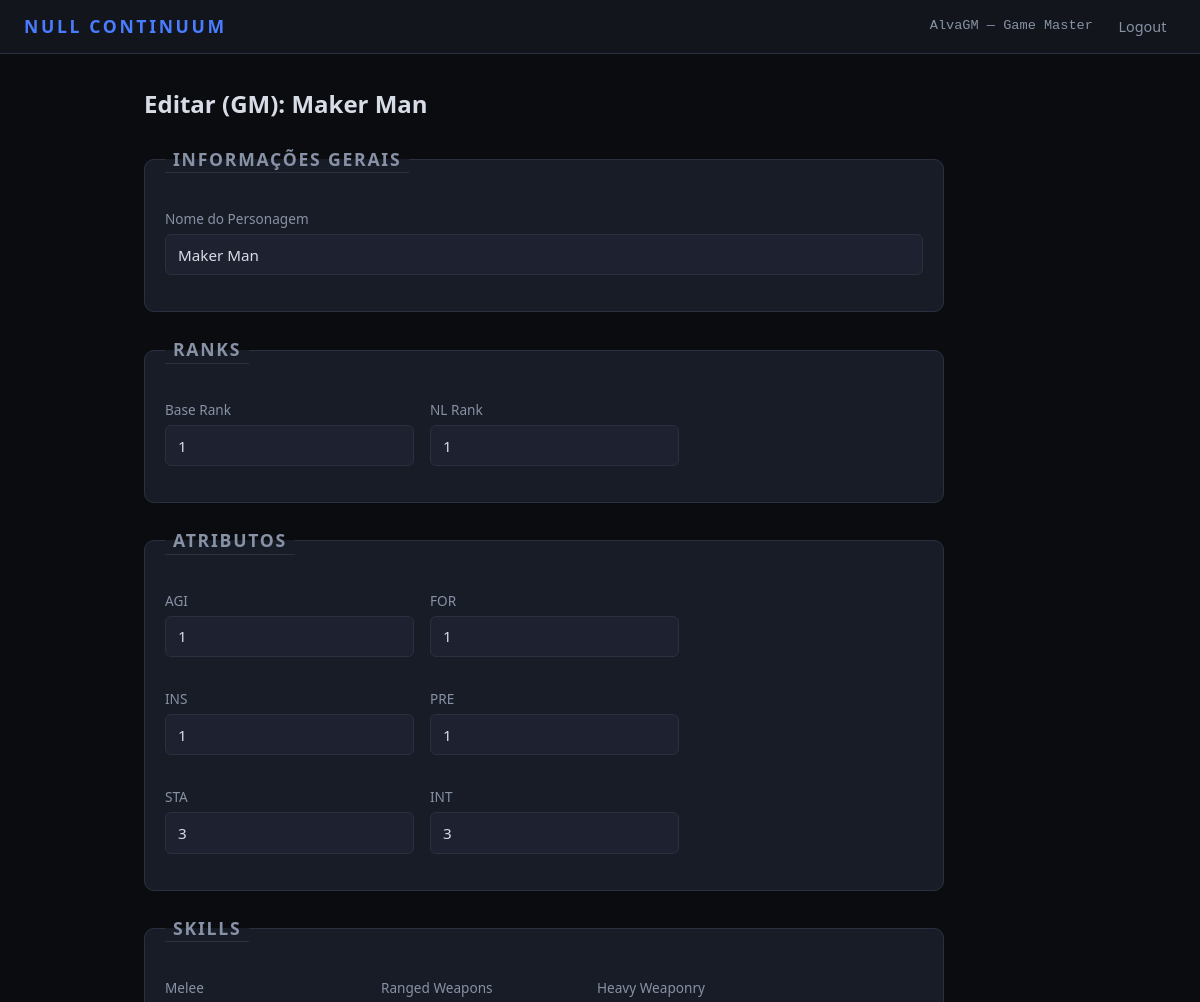
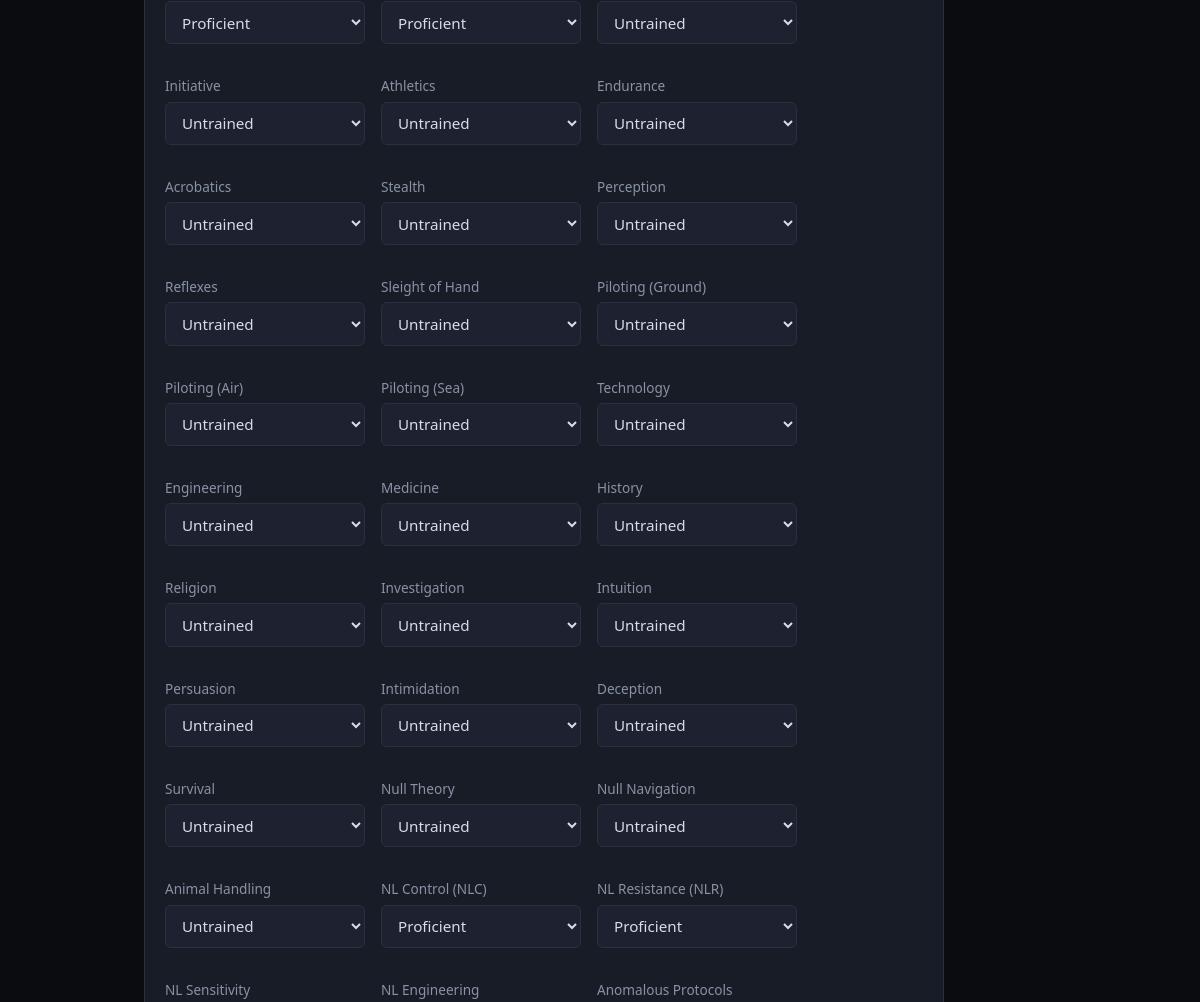
The app's page /personagens/20/editar/ (signed in, upper part), older data (2 pictures, top to bottom).
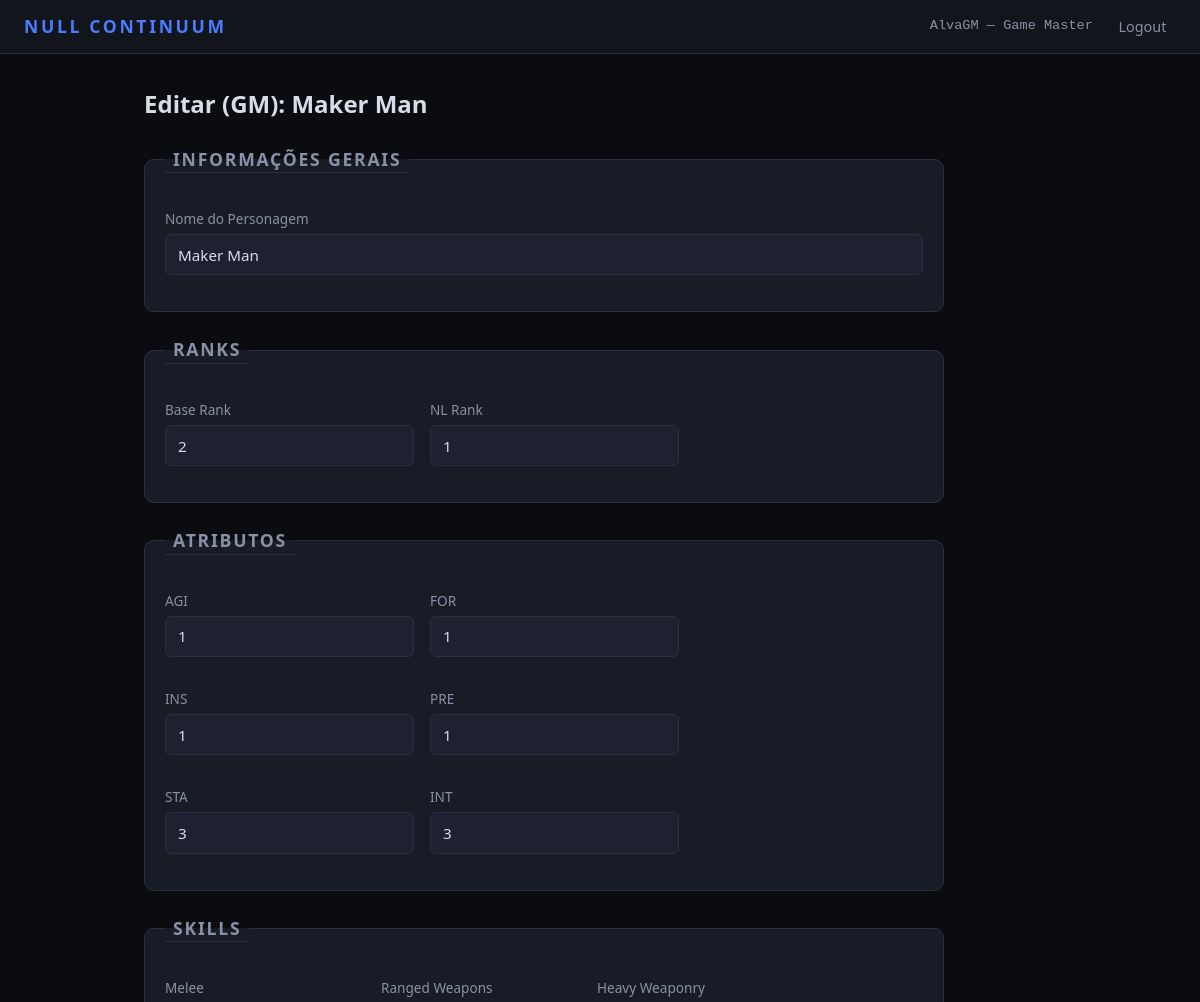
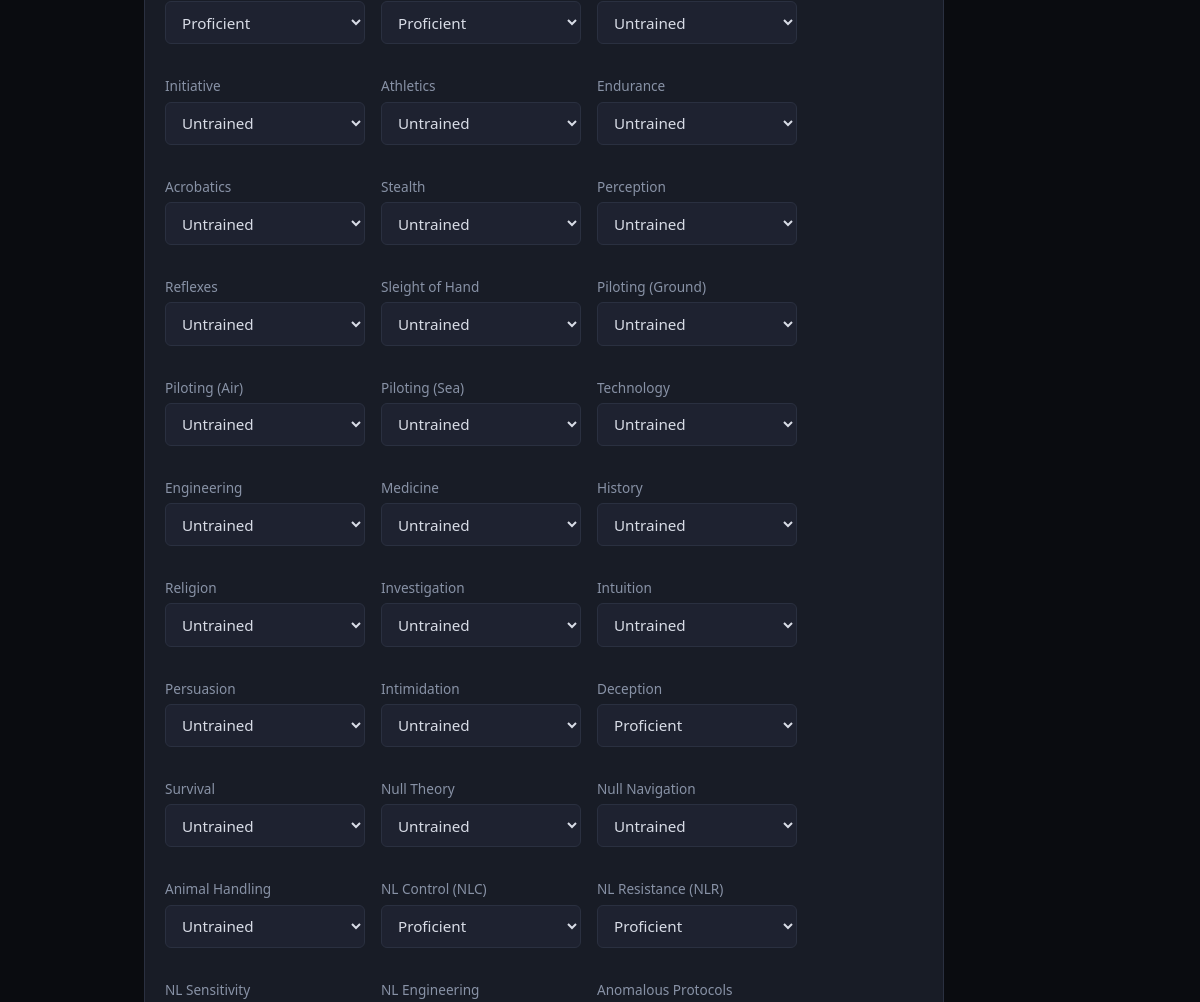
The same page, newer data (2 pictures, top to bottom).
### CharSheet/models.py (models this page shows, shortened)
class Character(models.Model):
    player = models.ForeignKey(
        settings.AUTH_USER_MODEL,
        on_delete=models.CASCADE,
        related_name='characters',
    )
    name = models.CharField('Nome do Personagem', max_length=120)
    background = models.CharField(
        'Background', max_length=20,
        choices=BACKGROUND_CHOICES, default='OTHER',
    )
    background_custom = models.CharField(
        'Background (custom)', max_length=120, blank=True,
        help_text='Preencha se escolheu "Outro".',
    )
    base_rank = models.PositiveIntegerField(
        'Base Rank', default=1,
        validators=[MinValueValidator(1), MaxValueValidator(15)],
    )
    nl_rank = models.PositiveIntegerField(
        'NL Rank', default=0,
        validators=[MinValueValidator(0), MaxValueValidator(15)],
    )
    agility = models.PositiveIntegerField(
        'Agility (AGI)', default=1,
        validators=[MinValueValidator(1), MaxValueValidator(5)],
    )
    fortitude = models.PositiveIntegerField(
        'Fortitude (FOR)', default=1,
        validators=[MinValueValidator(1), MaxValueValidator(5)],
    )
    insight = models.PositiveIntegerField(
        'Insight (INS)', default=1,
        validators=[MinValueValidator(1), MaxValueValidator(5)],
    )
    presence = models.PositiveIntegerField(
        'Presence (PRE)', default=1,
        validators=[MinValueValidator(1), MaxValueValidator(5)],
    )
    stability = models.PositiveIntegerField(
        'Stability (STA)', default=1,
        validators=[MinValueValidator(1), MaxValueValidator(5)],
    )
    intent = models.PositiveIntegerField(
        'Intent (INT)', default=1,
        validators=[MinValueValidator(1), MaxValueValidator(5)],
    )
    continuity_constant = models.CharField(
        'Continuity Constant', max_length=4,
        choices=CC_CHOICES, blank=True, default='',
    )
    abstraction_frame = models.CharField(
        'Abstraction Frame', max_length=10,
        choices=FRAME_CHOICES, blank=True, default='',
    )
    current_hp = models.IntegerField('HP Atual', default=0)
    current_strain = models.IntegerField('Strain Atual', default=0)
    temp_hp = models.IntegerField('HP Temporário', default=0)
    current_ap = models.IntegerField('AP Atual', default=3)
    armor_bonus = models.IntegerField('Bônus de Armadura', default=0)
    shield_bonus = models.IntegerField('Bônus de Escudo', default=0)
    current_load = models.IntegerField('Carga Atual', default=0)
    level_up_available = models.BooleanField('Level Up Disponível', default=False)
    skill_melee = models.CharField('Melee', max_length=1, choices=SKILL_RANK_CHOICES, default='U')
    skill_ranged_weapons = models.CharField('Ranged Weapons', max_length=1, choices=SKILL_RANK_CHOICES, default='U')
    skill_heavy_weaponry = models.CharField('Heavy Weaponry', max_length=1, choices=SKILL_RANK_CHOICES, default='U')
    skill_initiative = models.CharField('Initiative', max_length=1, choices=SKILL_RANK_CHOICES, default='U')
    skill_athletics = models.CharField('Athletics', max_length=1, choices=SKILL_RANK_CHOICES, default='U')
    skill_endurance = models.CharField('Endurance', max_length=1, choices=SKILL_RANK_CHOICES, default='U')
    skill_acrobatics = models.CharField('Acrobatics', max_length=1, choices=SKILL_RANK_CHOICES, default='U')
    skill_stealth = models.CharField('Stealth', max_length=1, choices=SKILL_RANK_CHOICES, default='U')
    skill_perception = models.CharField('Perception', max_length=1, choices=SKILL_RANK_CHOICES, default='U')
    skill_reflexes = models.CharField('Reflexes', max_length=1, choices=SKILL_RANK_CHOICES, default='U')
    skill_sleight_of_hand = models.CharField('Sleight of Hand', max_length=1, choices=SKILL_RANK_CHOICES, default='U')
    skill_piloting_ground = models.CharField('Piloting (Ground)', max_length=1, choices=SKILL_RANK_CHOICES, default='U')
    skill_piloting_air = models.CharField('Piloting (Air)', max_length=1, choices=SKILL_RANK_CHOICES, default='U')
    skill_piloting_sea = models.CharField('Piloting (Sea)', max_length=1, choices=SKILL_RANK_CHOICES, default='U')
    skill_technology = models.CharField('Technology', max_length=1, choices=SKILL_RANK_CHOICES, default='U')
    skill_engineering = models.CharField('Engineering', max_length=1, choices=SKILL_RANK_CHOICES, default='U')
    skill_medicine = models.CharField('Medicine', max_length=1, choices=SKILL_RANK_CHOICES, default='U')
    skill_history = models.CharField('History', max_length=1, choices=SKILL_RANK_CHOICES, default='U')
    skill_religion = models.CharField('Religion', max_length=1, choices=SKILL_RANK_CHOICES, default='U')
    skill_investigation = models.CharField('Investigation', max_length=1, choices=SKILL_RANK_CHOICES, default='U')
    skill_intuition = models.CharField('Intuition', max_length=1, choices=SKILL_RANK_CHOICES, default='U')
    skill_persuasion = models.CharField('Persuasion', max_length=1, choices=SKILL_RANK_CHOICES, default='U')
    skill_intimidation = models.CharField('Intimidation', max_length=1, choices=SKILL_RANK_CHOICES, default='U')
    skill_deception = models.CharField('Deception', max_length=1, choices=SKILL_RANK_CHOICES, default='U')
    skill_survival = models.CharField('Survival', max_length=1, choices=SKILL_RANK_CHOICES, default='U')
    skill_null_theory = models.CharField('Null Theory', max_length=1, choices=SKILL_RANK_CHOICES, default='U')
    skill_null_navigation = models.CharField('Null Navigation', max_length=1, choices=SKILL_RANK_CHOICES, default='U')
    skill_animal_handling = models.CharField('Animal Handling', max_length=1, choices=SKILL_RANK_CHOICES, default='U')
    skill_nlc = models.CharField('NL Control (NLC)', max_length=1, choices=SKILL_RANK_CHOICES, default='U')
    skill_nlr = models.CharField('NL Resistance (NLR)', max_length=1, choices=SKILL_RANK_CHOICES, default='U')
    skill_nl_sensitivity = models.CharField('NL Sensitivity', max_length=1, choices=SKILL_RANK_CHOICES, default='U')
    skill_nl_engineering = models.CharField('NL Engineering', max_length=1, choices=SKILL_RANK_CHOICES, default='U')
    skill_anomalous_protocols = models.CharField('Anomalous Protocols', max_length=1, choices=SKILL_RANK_CHOICES, default='U')
    skill_continuity_analysis = models.CharField('Continuity Analysis', max_length=1, choices=SKILL_RANK_CHOICES, default='U')
    notes = models.TextField('Notas', blank=True)
    created_at = models.DateTimeField(auto_now_add=True)
    updated_at = models.DateTimeField(auto_now=True)
    class Meta:
        ordering = ['-updated_at']
        verbose_name = 'Personagem'
        verbose_name_plural = 'Personagens'
    @property
    def category(self):
        if self.nl_rank == 0:
            return '—'
        if self.nl_rank <= 3:
            return 'I'
        if self.nl_rank <= 6:
            return 'II'
        if self.nl_rank <= 9:
            return 'III'
        if self.nl_rank <= 12:
            return 'IV'
        return 'V'
    SKILL_FIELDS = [
        ('skill_melee', 'Melee', 'Combate'),
        ('skill_ranged_weapons', 'Ranged Weapons', 'Combate'),
        ('skill_heavy_weaponry', 'Heavy Weaponry', 'Combate'),
        ('skill_initiative', 'Initiative', 'Combate'),
        ('skill_athletics', 'Athletics', 'Geral'),
        ('skill_endurance', 'Endurance', 'Geral'),
        ('skill_acrobatics', 'Acrobatics', 'Geral'),
        ('skill_stealth', 'Stealth', 'Geral'),
        ('skill_perception', 'Perception', 'Geral'),
        ('skill_reflexes', 'Reflexes', 'Geral'),
        ('skill_sleight_of_hand', 'Sleight of Hand', 'Geral'),
        ('skill_piloting_ground', 'Piloting (Ground)', 'Geral'),
        ('skill_piloting_air', 'Piloting (Air)', 'Geral'),
        ('skill_piloting_sea', 'Piloting (Sea)', 'Geral'),
        ('skill_technology', 'Technology', 'Geral'),
        ('skill_engineering', 'Engineering', 'Geral'),
        ('skill_medicine', 'Medicine', 'Geral'),
        ('skill_history', 'History', 'Geral'),
        ('skill_religion', 'Religion', 'Geral'),
        ('skill_investigation', 'Investigation', 'Geral'),
        ('skill_intuition', 'Intuition', 'Geral'),
        ('skill_persuasion', 'Persuasion', 'Geral'),
        ('skill_intimidation', 'Intimidation', 'Geral'),
        ('skill_deception', 'Deception', 'Geral'),
        ('skill_survival', 'Survival', 'Geral'),
        ('skill_null_theory', 'Null Theory', 'Geral'),
        ('skill_null_navigation', 'Null Navigation', 'Geral'),
        ('skill_animal_handling', 'Animal Handling', 'Geral'),
        ('skill_nlc', 'NL Control (NLC)', 'Non-Linear'),
        ('skill_nlr', 'NL Resistance (NLR)', 'Non-Linear'),
        ('skill_nl_sensitivity', 'NL Sensitivity', 'Non-Linear'),
        ('skill_nl_engineering', 'NL Engineering', 'Non-Linear'),
        ('skill_anomalous_protocols', 'Anomalous Protocols', 'Non-Linear'),
        ('skill_continuity_analysis', 'Continuity Analysis', 'Non-Linear'),
    ]
    from .feat_models import FeatDefinition, CharacterFeat
    from .trait_models import TraitDefinition, CharacterTrait

### CharSheet/views.py (the view, shortened to what this page needs)
# urls.py: path('personagens/<int:pk>/editar/', views.character_edit, name='character_edit'),
@login_required
def character_edit(request, pk):
    is_gm_editor = request.user.is_gm()
    if is_gm_editor:
        character = get_object_or_404(Character, pk=pk)
    else:
        character = get_object_or_404(Character, pk=pk, player=request.user)
    return render(request, 'CharSheet/character_edit.html', {
        'c': character,
        'is_gm_editor': is_gm_editor,
        'skill_fields': Character.SKILL_FIELDS,
        'from_campaign': request.GET.get('from_campaign', ''),
    })

### CharSheet/templatetags/charsheet_tags.py (called while the page is built)
@register.filter
def attr(obj, field_name):
    return getattr(obj, field_name, '')

### HomeApp/models.py (called while the page is built)
    def is_gm(self):
        return self.role == 'GM'

### templates/CharSheet/character_edit.html (shortened to what this page needs)
{% extends 'base.html' %}
{% load charsheet_tags %}
{% block content %}
<div class="form-page">
    <h1 class="page-title">{% if is_gm_editor %}Editar (GM): {{ c.name }}{% else %}Editar: {{ c.name }}{% endif %}</h1>
    <form method="post">
        <fieldset class="form-section">
            <legend class="section-title">Informações Gerais</legend>
            <div class="form-row">
                <div class="form-group form-group-wide">
                    <label for="id_name">Nome do Personagem</label>
                    <input type="text" name="name" id="id_name" class="form-input" value="{{ c.name }}">
                </div>
            </div>
        </fieldset>
        {% if is_gm_editor %}
        <fieldset class="form-section">
            <legend class="section-title">Ranks</legend>
            <div class="form-row">
                <div class="form-group">
                    <label for="id_base_rank">Base Rank</label>
                    <input type="number" name="base_rank" id="id_base_rank" class="form-input" value="{{ c.base_rank }}" min="1">
                </div>
                <div class="form-group">
                    <label for="id_nl_rank">NL Rank</label>
                    <input type="number" name="nl_rank" id="id_nl_rank" class="form-input" value="{{ c.nl_rank }}" min="0">
                </div>
            </div>
        </fieldset>
        <fieldset class="form-section">
            <legend class="section-title">Atributos</legend>
            <div class="form-row">
                <div class="form-group">
                    <label for="id_agility">AGI</label>
                    <input type="number" name="agility" id="id_agility" class="form-input" value="{{ c.agility }}" min="1">
                </div>
                <div class="form-group">
                    <label for="id_fortitude">FOR</label>
                    <input type="number" name="fortitude" id="id_fortitude" class="form-input" value="{{ c.fortitude }}" min="1">
                </div>
                <div class="form-group">
                    <label for="id_insight">INS</label>
                    <input type="number" name="insight" id="id_insight" class="form-input" value="{{ c.insight }}" min="1">
                </div>
                <div class="form-group">
                    <label for="id_presence">PRE</label>
                    <input type="number" name="presence" id="id_presence" class="form-input" value="{{ c.presence }}" min="1">
                </div>
                <div class="form-group">
                    <label for="id_stability">STA</label>
                    <input type="number" name="stability" id="id_stability" class="form-input" value="{{ c.stability }}" min="1">
                </div>
                <div class="form-group">
                    <label for="id_intent">INT</label>
                    <input type="number" name="intent" id="id_intent" class="form-input" value="{{ c.intent }}" min="1">
                </div>
            </div>
        </fieldset>
        <fieldset class="form-section">
            <legend class="section-title">Skills</legend>
            <div class="form-row" style="flex-wrap:wrap;">
                {% for field_name, label, category in skill_fields %}
                <div class="form-group" style="min-width:200px;">
                    <label>{{ label }}</label>
                    <select name="{{ field_name }}" class="form-input skill-select">
                        <option value="U" {% if c|attr:field_name == 'U' %}selected{% endif %}>Untrained</option>
                        <option value="P" {% if c|attr:field_name == 'P' %}selected{% endif %}>Proficient</option>
                    </select>
                </div>
                {% endfor %}
            </div>
        </fieldset>
        {% endif %}
    </form>
</div>
{% endblock %}

Row changes from the older to the newer data that the page shows:
changed Character "Maker Man": base_rank "1" → "2"; skill_deception "Untrained" → "Proficient"
